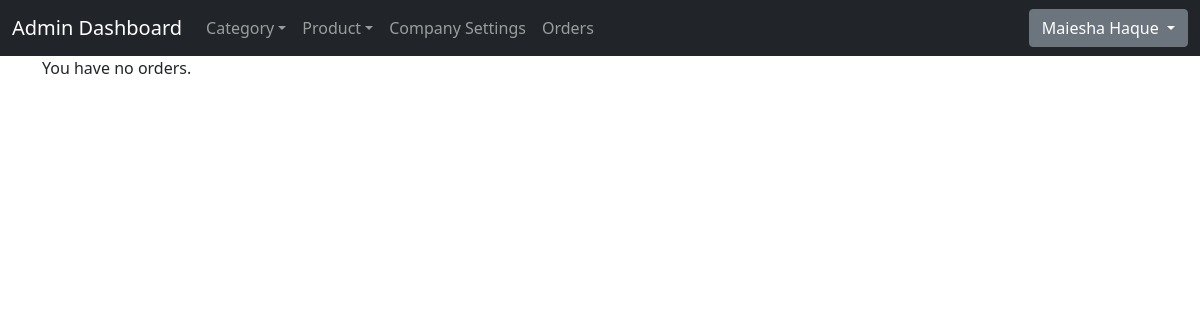
Before: /admin/order.php (signed in) with the older database file.
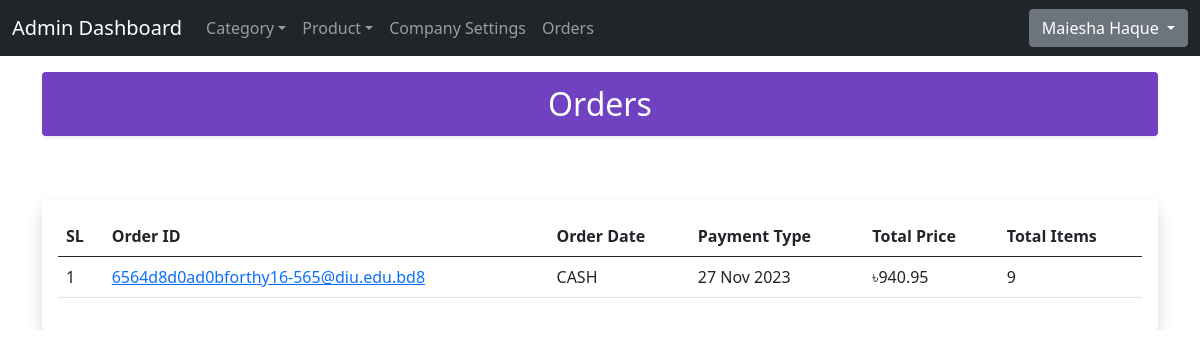
After: the same page with the newer database file.
### tables this page shows
CREATE TABLE `orders` (
  `id` varchar(255) NOT NULL,
  `order_date` timestamp NOT NULL DEFAULT current_timestamp() ON UPDATE current_timestamp(),
  `payment_type` varchar(255) NOT NULL,
  `total_price` double NOT NULL,
  `customer_id` int(11) NOT NULL,
  `bill_name` varchar(255) NOT NULL,
  `phone_number` varchar(20) NOT NULL,
  `email` text NOT NULL,
  `shipping_address` text NOT NULL
);

### db.php (called while the page is built, shortened)
<?php
    function db_connect(){
        $db_host = "localhost";
        $db_user = "root";
        $db_pass = "";
        $db_name = "tree_life_shop";
        return mysqli_connect($db_host, $db_user, $db_pass, $db_name);
    }
?>

### admin/order.php (the view, shortened to what this page needs)
<?php
require_once '../db.php';
require_once 'header.php';
$order_query = "SELECT o.*, COALESCE(SUM(od.total_items), 0) AS total_items
                    FROM `orders` o
                    LEFT JOIN (
                        SELECT order_id, SUM(quantity) AS total_items
                        FROM order_details
                        GROUP BY order_id
                    ) od ON o.id = od.order_id
                    GROUP BY o.id";
$order_result = mysqli_query(db_connect(), $order_query);
if (mysqli_num_rows($order_result) > 0) {
?>
    <div class="d-flex align-items-center justify-content-center p-3 my-3 text-white bg-purple rounded shadow-sm">
        <div class="lh-1">
            <h1 class="h2 mb-0 text-white lh-1">Orders</h1>
        </div>
    </div>
    <div class="container">
        <div class="row">
            <div class="col-12 mt-5 p-3 bg-body rounded shadow">
                <table class="table">
                    <thead>
                        <tr>
                            <th>SL</th>
                            <th>Order ID</th>
                            <th>Order Date</th>
                            <th>Payment Type</th>
                            <th>Total Price</th>
                            <th>Total Items</th>
                        </tr>
                    </thead>
                    <tbody>
                        <?php
                        $sl = 1;
                        while ($order = mysqli_fetch_assoc($order_result)) {
                            $orderId = $order['id'];
                            $orderDate = date('d M Y', strtotime($order['order_date']));
                            $paymentType = $order['payment_type'];
                            $totalPrice = $order['total_price'];
                            $totalItems = $order['total_items'];
                        ?>
                            <tr>
                                <td><?php echo $sl; ?></td>
                                <td>
                                    <a href="order_details.php?order_id=<?= $orderId ?>"><?php echo $orderId; ?></a>
                                </td>
                                <td><?php echo $paymentType; ?></td>
                                <td><?php echo $orderDate; ?></td>
                                <td><?php echo "৳" . $totalPrice; ?></td>
                                <td><?php echo $totalItems; ?></td>
                            </tr>
                        <?php
                            $sl++;
                        }
                        ?>
                    </tbody>
                </table>
            </div>
        </div>
    </div>
<?php
} else {
    echo "You have no orders.";
}
require_once('footer.php');
?>

Changed rows visible on the page:
added orders: id "6564d8d0ad0bforthy16-565@diu.edu.bd8", payment_type "CASH", order_date "27 Nov 2023", total_price "940.95", totalItems "9"
Other visible differences:
text no longer shown: "You have no orders."
text now shown: "Orders SL Order ID Order Date Payment Type Total Price Total Items"
